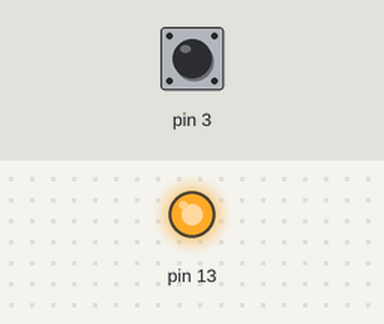
This sketch was run on a simulated Arduino Uno, built with avr-gcc and run on an emulated ATmega328P. On the bench: output pins drawn as LEDs (lit = HIGH). Inputs (shaded band) come from the test bench; at power-on: pin 3 HIGH. No radio packets arrive unless stated; what the sketch prints to the serial monitor is not drawn.

Above: at 0.04 s.
At 2.5 s:
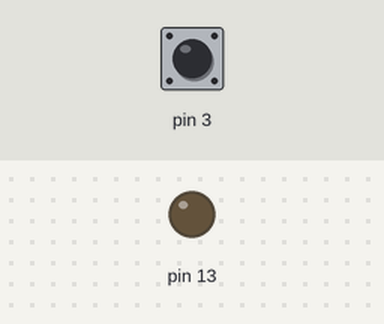
Timing chart, 0 to 6.6 s (numbered marks = the images above):
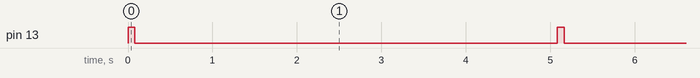

The sketch:

water_tank_sender.ino
```cpp
#include <CapacitiveSensor.h>
#include <RH_ASK.h>
#include <SPI.h> // Not actually used but needed to compile
#include <JeeLib.h>

/*
 * Connections for 433MHz radio transmitter:
 *  - Arduino 5V -> Tx VCC
 *  - Arduino GND -> Tx GND
 *  - Arduino D7 -> Tx DATA
 *
 * Connections for capacitive sensing:
 *  - Big resistor between D2 & D3 (> 1 MOhm seems to work)
 *  - Sensor's first wire (e.g. from aluminium foil) to D3
 *  - Sensor's other wire to GND
 */


CapacitiveSensor cs = CapacitiveSensor(2,3);        // 10 megohm resistor between pins D2 & D3. D3 is the sensor pin.
RH_ASK driver(1200, 8, 7, 6, false);
ISR(WDT_vect) { Sleepy::watchdogEvent(); }
bool USE_SERIAL = true;

void setup()
{
  cs.set_CS_AutocaL_Millis(0xFFFFFFFF);     // turn off autocalibrate
  if(USE_SERIAL) {
    Serial.begin(9600);
  }
  if (!driver.init() && USE_SERIAL)
    Serial.println("init failed");
  pinMode(13, OUTPUT);
}

void loop()
{
    digitalWrite(13, HIGH);
    long start = millis();
    long total1 = cs.capacitiveSensor(100);
    long total2 = cs.capacitiveSensorRaw(100);

    if(USE_SERIAL) {
      Serial.print(millis() - start);        // check on performance in milliseconds
      Serial.print(": ");
      Serial.print(total1);                  // print sensor output 1
      Serial.print("\t\t");
      Serial.println(total2);
    }

    char buffer[30];
    sprintf(buffer, "%ld:%ld", total1, total2);
    driver.send((uint8_t*)buffer, strlen(buffer));
    driver.waitPacketSent();

    digitalWrite(13, LOW);    // turn the LED off by making the voltage LOW

    Sleepy::loseSomeTime(5000);
}
```

Measured:
- by itself, pin 13: alternates HIGH for 0.08 s and LOW for 5.0 s
